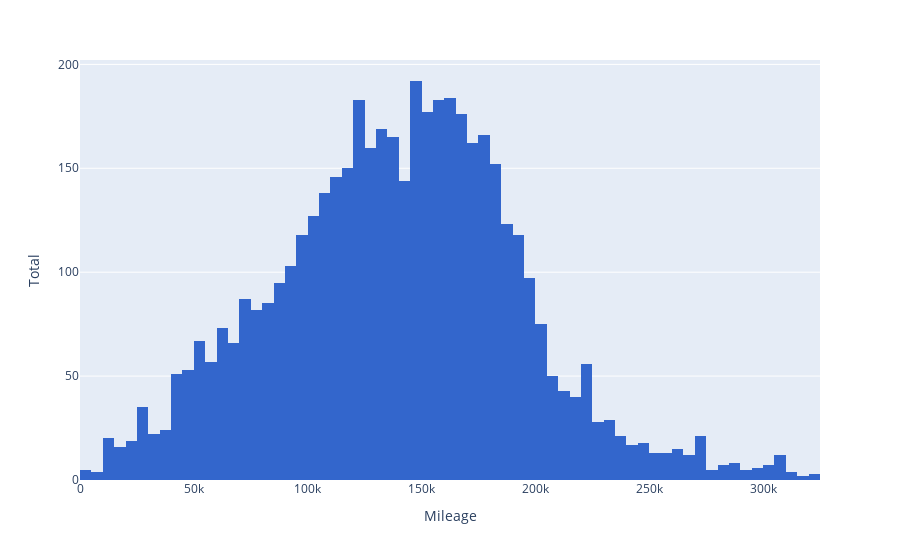

Here is the notebook cell this chart was saved with:
### Markdown cell above
Reformulate : Most rentals cost between 100 and 140 per day

### Code cell
fig_2 = px.histogram(
    x=df_prices["mileage"],
    color_discrete_sequence=[px.colors.qualitative.G10[0]]
)

fig_2.update_layout(
    # title="Mileage distribution", => Title on Streamlit
    yaxis_title="Total",
    xaxis_title="Mileage"
)

fig_2.show()

### Figure 1 — Plotly figure (JSON) as saved in the notebook; plotly's stock layout.template omitted (floating-point values rounded to 4 significant figures; data arrays with more than 128 entries replaced by an {"elided": "..."} marker saying what was removed)
{"data": [{"alignmentgroup": "True", "bingroup": "x", "hovertemplate": "x=%{x}<br>count=%{y}<extra></extra>", "legendgroup": "", "marker": {"color": "#3366CC", "pattern": {"shape": ""}}, "name": "", "offsetgroup": "", "orientation": "v", "showlegend": false, "type": "histogram", "x": {"elided": "4704 int values"}, "xaxis": "x", "yaxis": "y"}], "layout": {"barmode": "relative", "legend": {"tracegroupgap": 0}, "margin": {"t": 60}, "xaxis": {"anchor": "y", "domain": [0, 1], "title": {"text": "Mileage"}}, "yaxis": {"anchor": "x", "domain": [0, 1], "title": {"text": "Total"}}}}
